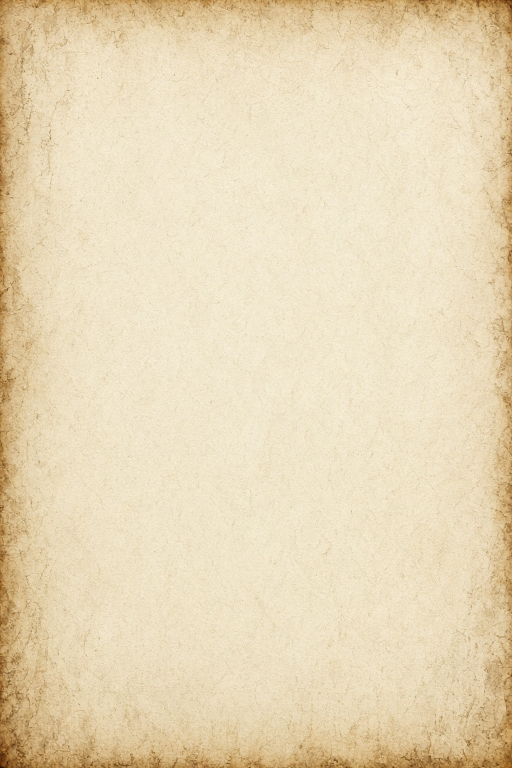
#> input picture art-intro/journal/page.webp, 1024 x 1536 px (shown at 1/2 size)
$ python -i t2317u_journal_books.py   (imports and definitions only)
#> lines starting #> are read from the running program, lines starting #| are printed output that depends on the picture
#> further down, picture is the input picture: PIL image 1024x1536 RGB; mean R, G, B 231.6, 215.4, 182.7
"""Rebuild only journal book art from the installed simple leather covers at db8adbb.
Pillow composite; no generated imagery. Coordinates shared with intro.js hit targets.
"""
from pathlib import Path
from io import BytesIO
import subprocess
from PIL import Image, ImageDraw, ImageFont, ImageFilter
ROOT = Path(__file__).resolve().parents[1]
BASE = "db8adbb9c070568c11956b4af53d7326434ad156"
LABELS = ["Inventory", "Beasts", "Map", "Found art", "Journal", "Recipes", "Settings"]
TAB_X, TAB_Y, TAB_W, TAB_H, TAB_STEP = 780, 334, 208, 108, 122
FONT = ImageFont.truetype("/usr/share/fonts/truetype/liberation/LiberationSerif-Regular.ttf", 31)
def original(name):
    return Image.open(BytesIO(subprocess.check_output(["git", "show", BASE+":art-intro/journal/"+name], cwd=ROOT))).convert("RGBA")
def tab_strip(source):
    # Clone the existing tab silhouette and parchment; erase old lettering with blank parchment.
    patch = source.crop((780,334,988,454))
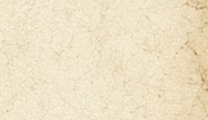
#> patch: PIL image 208x120 RGB; mean R, G, B 238.3, 225.3, 196.9
    patch.paste(patch.crop((18,8,195,35)).resize((177,68)), (18,35))
    patch = patch.resize((TAB_W,TAB_H), Image.Resampling.LANCZOS)
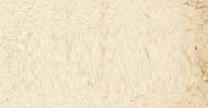
#> patch: PIL image 208x108 RGB; mean R, G, B 238.4, 225.6, 197.5
    strip = Image.new("RGBA", source.size)
#> strip: PIL image 1024x1536 RGBA; every value is 0
    for i,label in enumerate(LABELS):
        tab=patch.copy(); d=ImageDraw.Draw(tab)
        d.text((TAB_W/2, TAB_H/2), label, font=FONT, fill=(47,29,15,255), anchor="mm")
        strip.alpha_composite(tab,(TAB_X,TAB_Y+i*TAB_STEP))
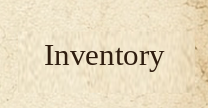
#> tab: PIL image 208x108 RGB; mean R, G, B 233, 220, 192.2
    return strip
# [35 lines not run here, left out]

>>> from PIL import Image
>>> picture = Image.open('../art-intro/journal/page.webp')
#> (the run stopped early here; a loop or call above may not have finished)

$ run again, on art-intro/journal/book-open-zone1.webp
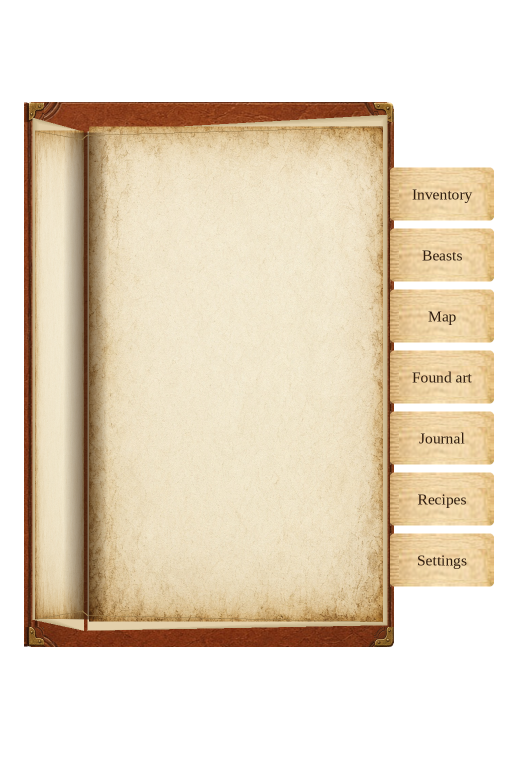
#> input picture art-intro/journal/book-open-zone1.webp, 1024 x 1536 px (shown at 1/2 size)
#> picture is the input picture: PIL image 1024x1536 RGBA; mean R, G, B, A 144.4, 128.1, 104.2, 154.8
#> after the loop in tab_strip, `for i,label in enumerate(LABELS):`:
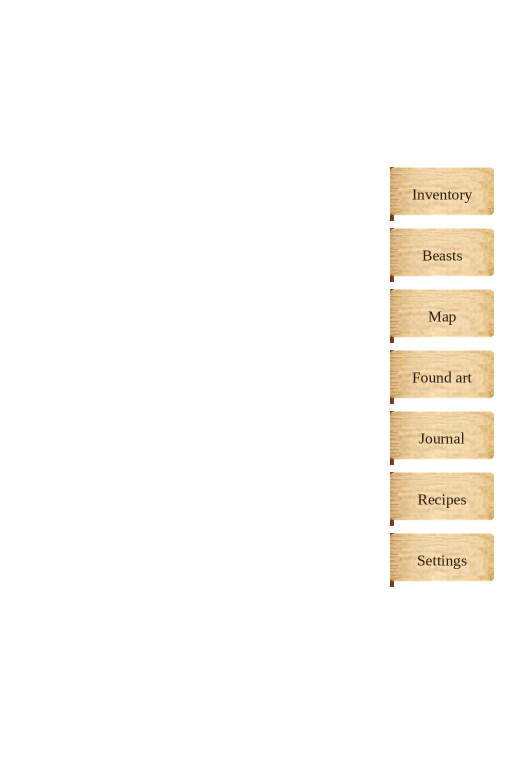
#> strip: PIL image 1024x1536 RGBA (shown at 1/2 size); mean R, G, B, A 20.8, 18.1, 13.6, 22.6; transparent parts drawn white
#> after the loop in tab_strip, `for i,label in enumerate(LABELS):`:
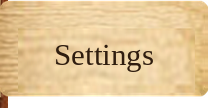
#> tab: PIL image 208x108 RGBA; mean R, G, B, A 207.5, 180.4, 135.8, 226.2; transparent parts drawn white
